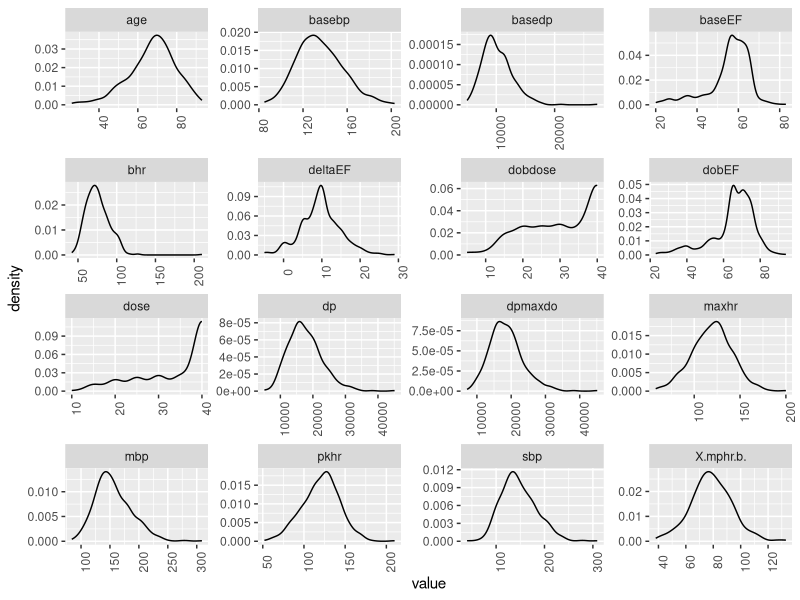

Recreate this plot in R.
library(magrittr)
library(tidyr)
library(ggplot2)
library(purrr)

data = read.csv("datasets/CardiacDataAdj.csv")
data.continous = keep(data, function(x) {!(all(x %in% c(0,1,0.5)))})
data.categorical = keep(data, function(x) {all(x %in% (c(0,1,1.5)))})

data.continous %>%
  gather() %>%                             # Convert to key-value pairs
  ggplot(aes(value)) +                     # Plot the values
  facet_wrap(~ key, scales = "free") +     # In separate panels
  geom_density() +                         # Density Plot 
  theme(axis.text.x = element_text(angle = 90))
